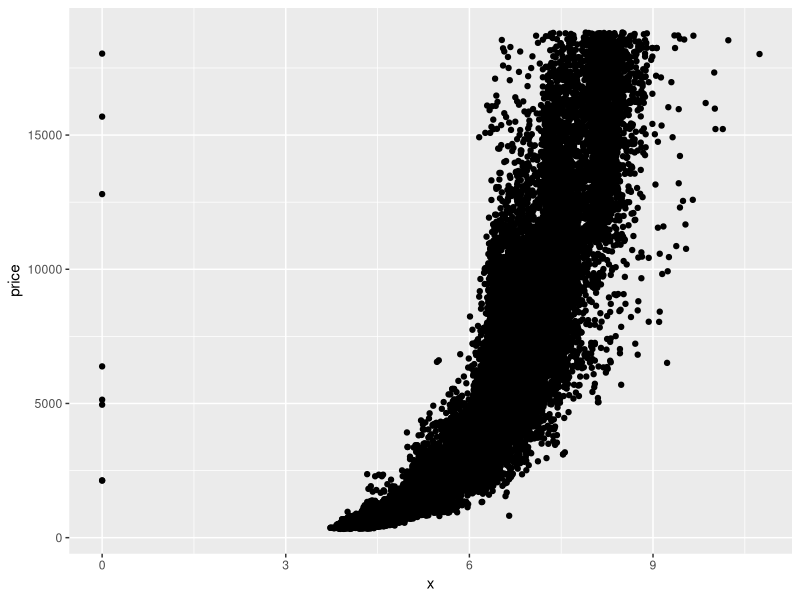
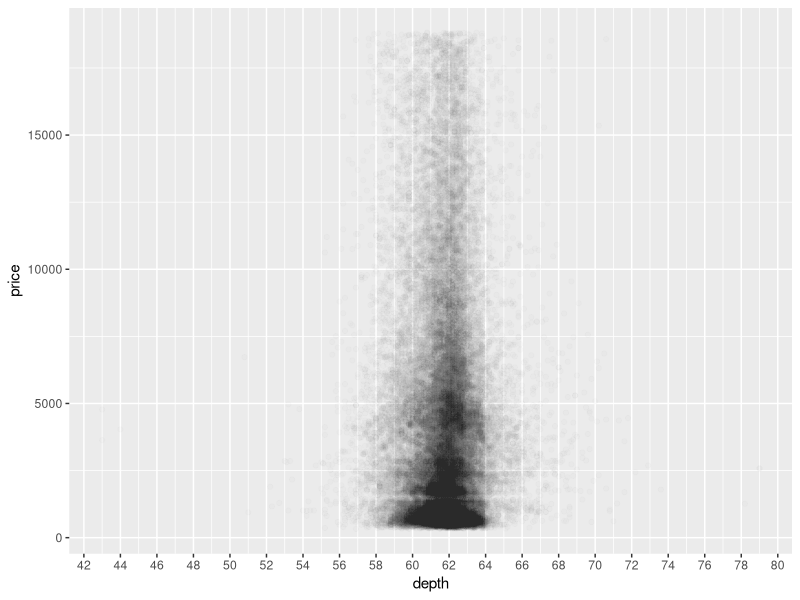
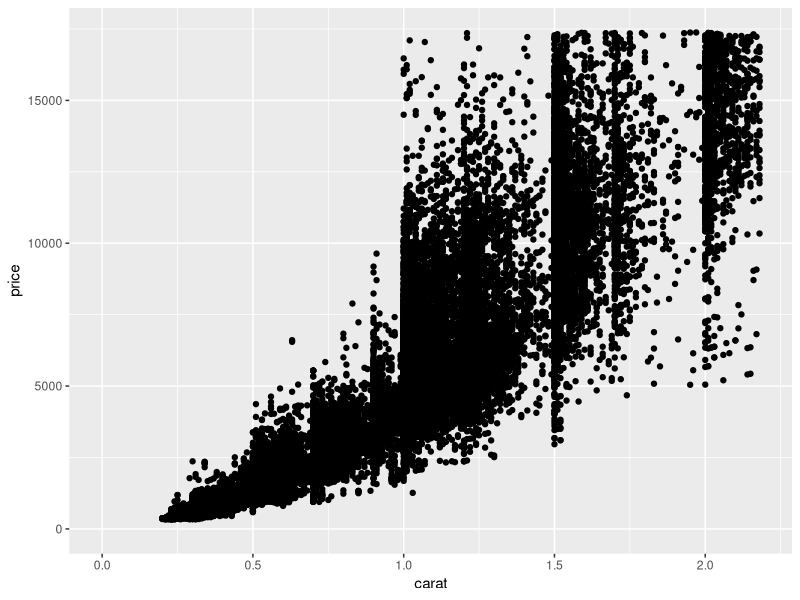
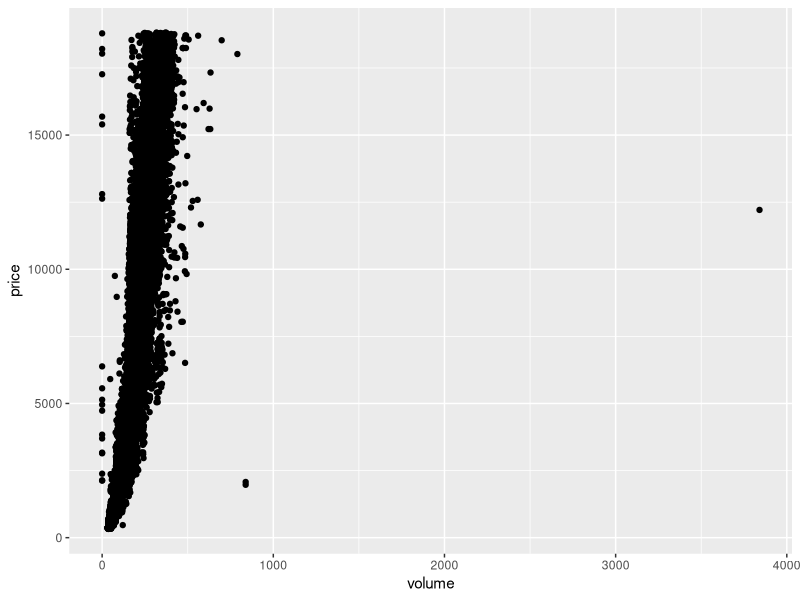
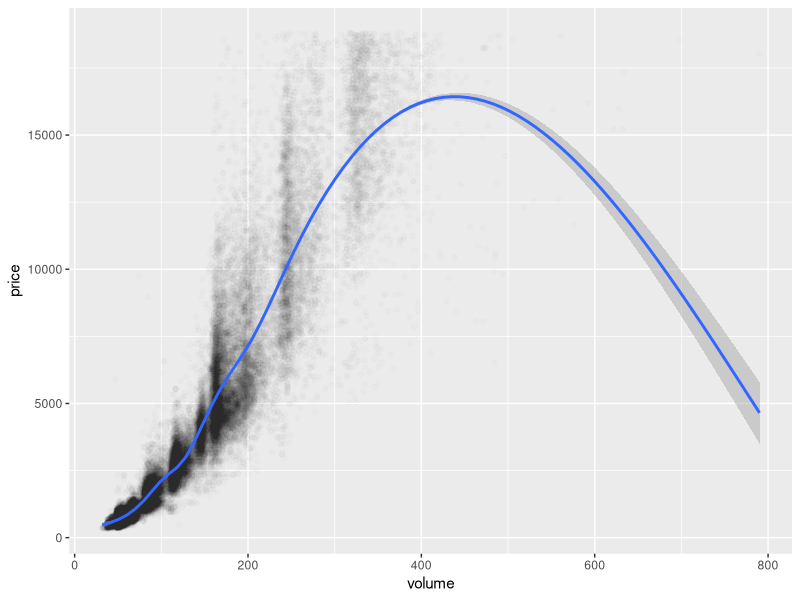
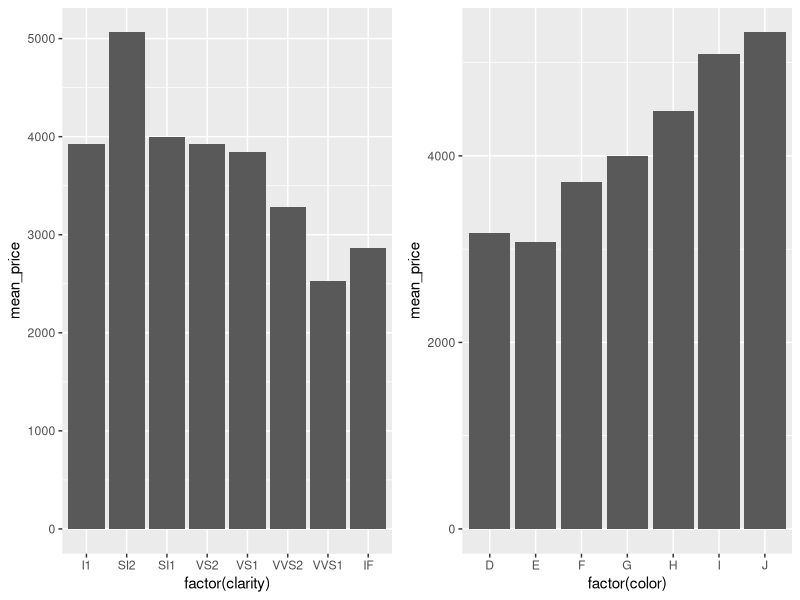
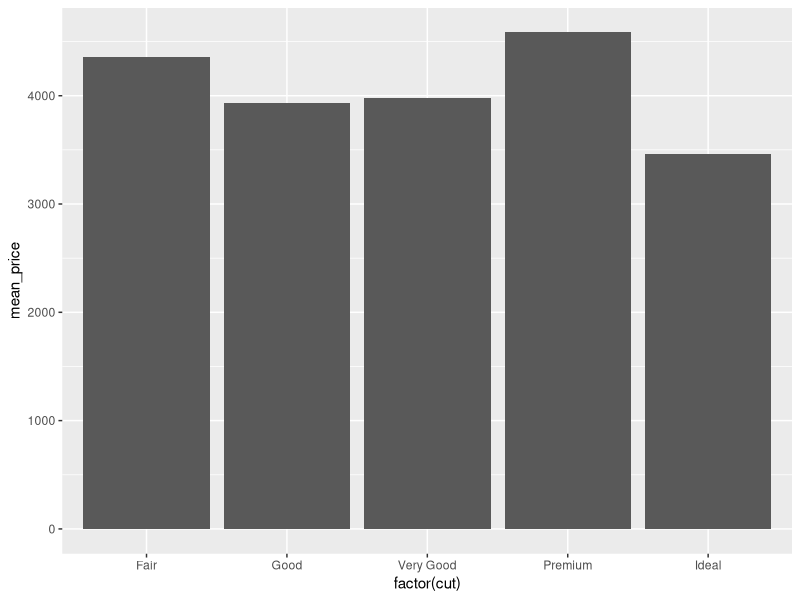
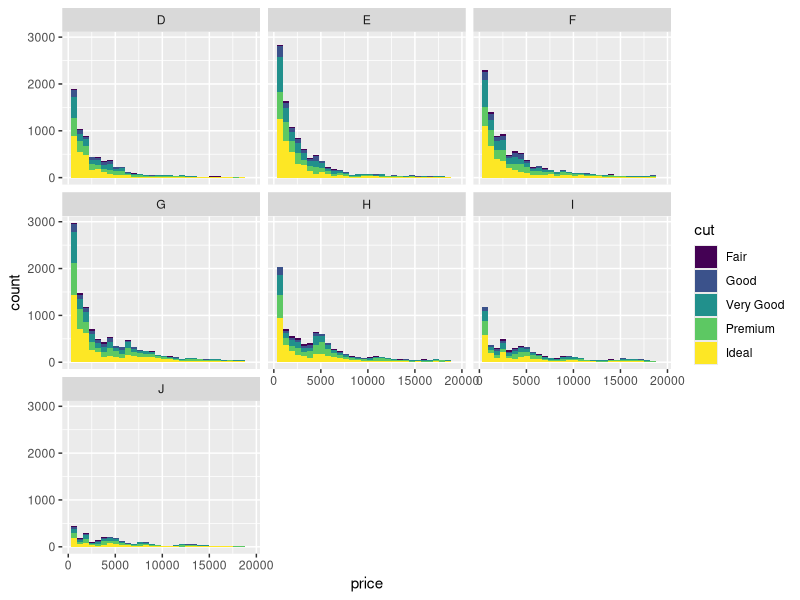

These charts were generated, in order, by the following R code:
## ---- chunk 1
setwd("/Users/Nick/Documents/udacity/projects/data_analysis_with_r/")
library(ggplot2)
data(diamonds)
## ---- chunk 2
ggplot(data=diamonds, aes(x=x, y=price)) + geom_point()
## ---- chunk 3
with(diamonds, cor.test(x, price))
with(diamonds, cor.test(y, price))
with(diamonds, cor.test(z, price))
## ---- chunk 4
ggplot(data=diamonds, aes(x=depth, y=price)) + geom_point(alpha=0.01) +
  scale_x_continuous(breaks=seq(40, 80, 2))
## ---- chunk 5
with(diamonds, cor.test(depth, price))
## ---- chunk 6
ggplot(data=diamonds, aes(x=carat, y=price)) + geom_point() + 
  xlim(0, quantile(diamonds$carat, 0.99)) +
  ylim(0, quantile(diamonds$price, 0.99))
## ---- chunk 7
diamonds$volume = diamonds$x * diamonds$y * diamonds$z
ggplot(data=diamonds, aes(x=volume, y=price)) + geom_point()
## ---- chunk 8
with(subset(diamonds, (diamonds$volume > 0) & (diamonds$volume < 800)), cor.test(volume, price))
## ---- chunk 9
diam_sub = subset(diamonds, (diamonds$volume > 0) & (diamonds$volume < 800))
ggplot(data=diam_sub, aes(x=volume, y=price)) + geom_point(alpha=0.01) +
  geom_smooth()
## ---- chunk 10
library(dplyr)
diamondsByClarity <- diamonds %>%
  group_by(clarity) %>%
  summarise(mean_price = mean(price),
            median_price = median(price),
            min_price = min(price),
            max_price = max(price),
            n = n())
diamondsByClarity
## ---- chunk 11
library(gridExtra)
diamonds_by_clarity <- group_by(diamonds, clarity)
diamonds_mp_by_clarity <- summarise(diamonds_by_clarity, mean_price = mean(price))

diamonds_by_color <- group_by(diamonds, color)
diamonds_mp_by_color <- summarise(diamonds_by_color, mean_price = mean(price))

plot1 = ggplot(data=diamonds_mp_by_clarity, aes(factor(clarity), y=mean_price)) + geom_bar(stat="identity")
plot2 = ggplot(data=diamonds_mp_by_color, aes(x=factor(color), y=mean_price)) + geom_bar(stat="identity")
grid.arrange(plot1, plot2, ncol=2)
## ---- chunk 12
diamonds_by_cut <- group_by(diamonds, cut)
diamonds_mp_by_cut <- summarise(diamonds_by_cut, mean_price = mean(price))
ggplot(data=diamonds_mp_by_cut, aes(factor(cut), y=mean_price)) + geom_bar(stat="identity")
## ---- chunk 13
ggplot(data=diamonds, aes(x=price, fill=cut)) + geom_histogram() +
  facet_wrap(~color)
## ---- chunk 14
ggplot(data=diamonds, aes(x=table, y=price, color=cut)) +
  geom_jitter() + 
  scale_x_continuous(breaks=seq(50, 80, 2), limits=c(50, 80))
## ---- chunk 15
diamonds$volume = diamonds$x * diamonds$y * diamonds$z
ggplot(data=subset(diamonds, price < quantile(price, probs=0.9) & volume > 0),
       aes(x=volume, y=price, color=clarity)) + 
  geom_jitter() + 
  scale_y_log10(breaks=c(300, 550, 1000, 1700, 3000, 5500, 10000)) +
  xlim(0, 500)
## ---- chunk 16
ggplot(data=diamonds, aes(x=cut, y=price/carat)) +
  geom_jitter(aes(color=color), alpha=0.2) + 
  facet_wrap(~ clarity)
